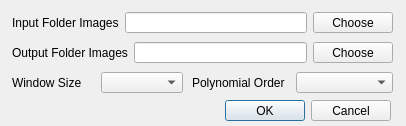
<?xml version="1.0" encoding="UTF-8"?>
<ui version="4.0">
 <class>SavitzkyGolayFilter</class>
 <widget class="QDialog" name="SavitzkyGolayFilter">
  <property name="geometry">
   <rect>
    <x>0</x>
    <y>0</y>
    <width>406</width>
    <height>126</height>
   </rect>
  </property>
  <property name="windowTitle">
   <string>Savitzky Golay Filter</string>
  </property>
  <widget class="QDialogButtonBox" name="buttonBox">
   <property name="geometry">
    <rect>
     <x>50</x>
     <y>100</y>
     <width>341</width>
     <height>21</height>
    </rect>
   </property>
   <property name="orientation">
    <enum>Qt::Horizontal</enum>
   </property>
   <property name="standardButtons">
    <set>QDialogButtonBox::Cancel|QDialogButtonBox::Ok</set>
   </property>
  </widget>
  <widget class="QWidget" name="">
   <property name="geometry">
    <rect>
     <x>12</x>
     <y>12</y>
     <width>381</width>
     <height>21</height>
    </rect>
   </property>
   <layout class="QHBoxLayout" name="horizontalLayout">
    <item>
     <widget class="QLabel" name="label_3">
      <property name="text">
       <string>Input Folder Images</string>
      </property>
     </widget>
    </item>
    <item>
     <widget class="QLineEdit" name="lineEditInImages"/>
    </item>
    <item>
     <widget class="QPushButton" name="InButton">
      <property name="text">
       <string>Choose</string>
      </property>
     </widget>
    </item>
   </layout>
  </widget>
  <widget class="QWidget" name="">
   <property name="geometry">
    <rect>
     <x>12</x>
     <y>42</y>
     <width>381</width>
     <height>21</height>
    </rect>
   </property>
   <layout class="QHBoxLayout" name="horizontalLayout_2">
    <item>
     <widget class="QLabel" name="label_4">
      <property name="text">
       <string>Output Folder Images</string>
      </property>
     </widget>
    </item>
    <item>
     <widget class="QLineEdit" name="lineEditOutImages"/>
    </item>
    <item>
     <widget class="QPushButton" name="outButton">
      <property name="text">
       <string>Choose</string>
      </property>
     </widget>
    </item>
   </layout>
  </widget>
  <widget class="QWidget" name="">
   <property name="geometry">
    <rect>
     <x>12</x>
     <y>72</y>
     <width>171</width>
     <height>21</height>
    </rect>
   </property>
   <layout class="QHBoxLayout" name="horizontalLayout_3">
    <item>
     <widget class="QLabel" name="label_2">
      <property name="text">
       <string>Window Size</string>
      </property>
     </widget>
    </item>
    <item>
     <widget class="QComboBox" name="comboBoxWindow"/>
    </item>
   </layout>
  </widget>
  <widget class="QWidget" name="">
   <property name="geometry">
    <rect>
     <x>192</x>
     <y>72</y>
     <width>201</width>
     <height>21</height>
    </rect>
   </property>
   <layout class="QHBoxLayout" name="horizontalLayout_4">
    <item>
     <widget class="QLabel" name="label">
      <property name="text">
       <string>Polynomial Order</string>
      </property>
     </widget>
    </item>
    <item>
     <widget class="QComboBox" name="comboBoxPoly"/>
    </item>
   </layout>
  </widget>
 </widget>
 <resources/>
 <connections>
  <connection>
   <sender>buttonBox</sender>
   <signal>accepted()</signal>
   <receiver>SavitzkyGolayFilter</receiver>
   <slot>accept()</slot>
   <hints>
    <hint type="sourcelabel">
     <x>248</x>
     <y>254</y>
    </hint>
    <hint type="destinationlabel">
     <x>157</x>
     <y>274</y>
    </hint>
   </hints>
  </connection>
  <connection>
   <sender>buttonBox</sender>
   <signal>rejected()</signal>
   <receiver>SavitzkyGolayFilter</receiver>
   <slot>reject()</slot>
   <hints>
    <hint type="sourcelabel">
     <x>316</x>
     <y>260</y>
    </hint>
    <hint type="destinationlabel">
     <x>286</x>
     <y>274</y>
    </hint>
   </hints>
  </connection>
 </connections>
</ui>
